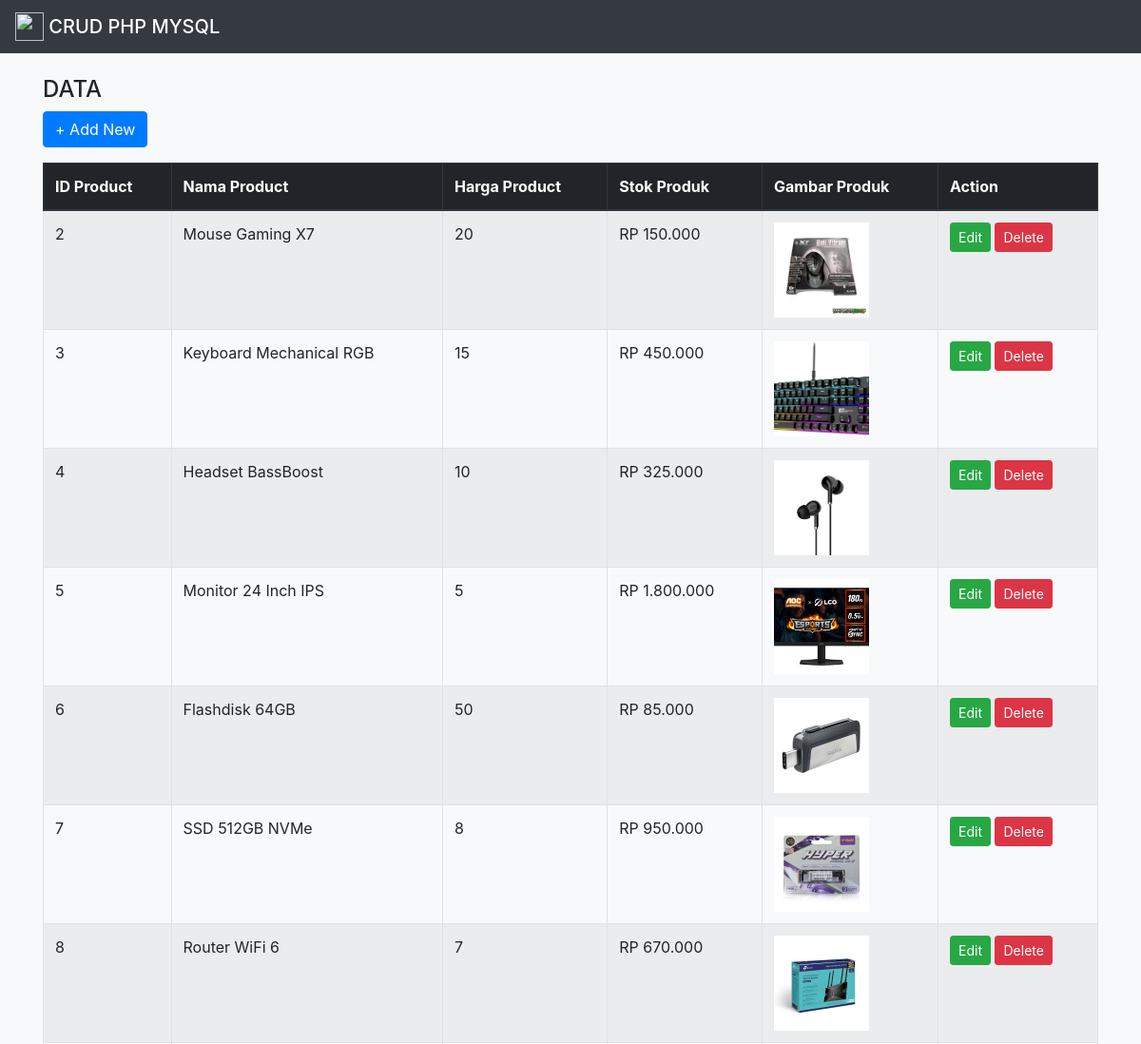
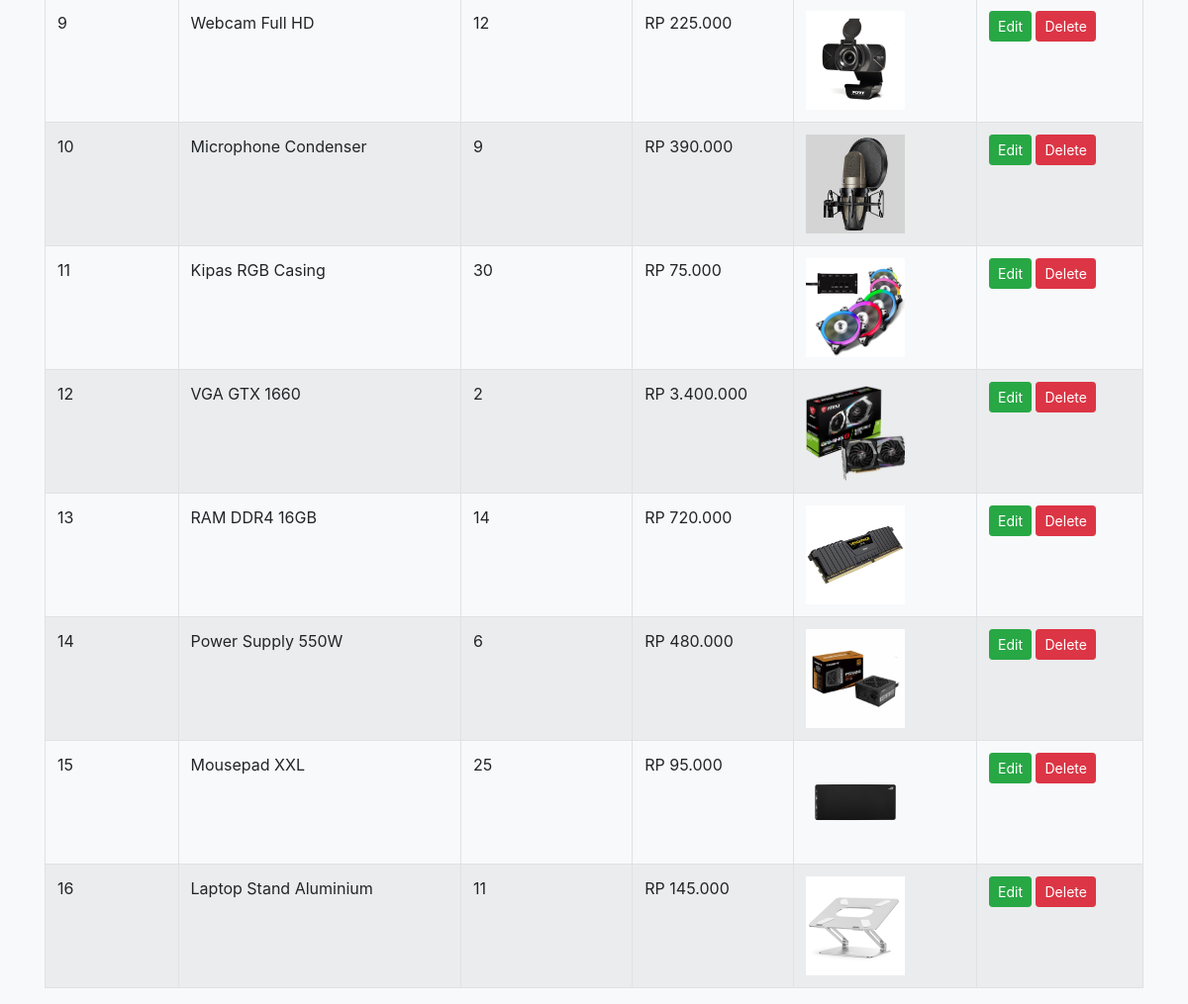
/pages/admin/dashboard.php, run on the app's committed database (2 pictures, top to bottom).
### tables this page shows
CREATE TABLE `product` (
  `id` int NOT NULL AUTO_INCREMENT,
  `nama_product` varchar(100) DEFAULT NULL,
  `stok` int DEFAULT NULL,
  `harga` varchar(100) DEFAULT NULL,
  `pic` varchar(100) DEFAULT NULL,
  PRIMARY KEY (`id`)
);

### controllers/produk.php (called while the page is built, shortened)
<?php
require(__DIR__ . "/../config/db.php");
function produkList() {
    $query = "SELECT * FROM product";
    global $conn;
    $result = mysqli_query($conn, $query);
    $rows = [];
    while($row = mysqli_fetch_assoc($result)) {
        $rows[] = $row;
    }
    return $rows;
}
?>

### pages/admin/dashboard.php (the view, shortened to what this page needs)
<!DOCTYPE html>
<html lang="en">
<head>
    <link rel="stylesheet" href="https://cdn.jsdelivr.net/npm/bootstrap@4.0.0/dist/css/bootstrap.min.css">
</head>
<body class="bg-light">
    <nav class="navbar navbar-dark bg-dark">
        <span class="navbar-brand mb-0 h1">
            <img src="https://img.icons8.com/color/48/000000/php.png" width="30" height="30" class="d-inline-block align-top" alt="">
            CRUD PHP MYSQL
        </span>
    </nav>
    <div class="container mt-4">
        <h4>DATA</h4>
        <button class="btn btn-primary mb-3">+ Add New</button>
        <table class="table table-bordered table-striped">
            <?php include("../../controllers/produk.php");
            $products = produkList();?>
            <thead class="thead-dark">
                <tr>
                    <th>ID Product</th>
                    <th>Nama Product</th>
                    <th>Harga Product</th>
                    <th>Stok Produk</th>
                    <th>Gambar Produk</th>
                    <th>Action</th>
                </tr>
            </thead>
            <tbody>
                <?php foreach($products as $product) : ?>
                <tr>
                    <td><?= $product["id"]; ?></td>
                    <td><?= $product["nama_product"]; ?></td>
                    <td><?= $product["stok"]; ?></td>
                    <td>RP <?= number_format($product["harga"], 0, ",","."); ?></td>
                    <td>
                        <img src='../../assets/images/<?= $product["pic"]?>' alt="gambar ngga ada nihh" style="width: 100px; height: 100px; object-fit: cover;">
                    </td>
                    <td>
                        <button class="btn btn-success btn-sm">Edit</button>
                        <button class="btn btn-danger btn-sm">Delete</button>
                    </td>
                </tr>
                <?php endforeach; ?>
            </tbody>
        </table>
    </div>
</body>
</html>

### data on the page
product: id "2", nama_product "Mouse Gaming X7", stok "20", harga "150.000", pic (picture)
product: id "3", nama_product "Keyboard Mechanical RGB", stok "15", harga "450.000", pic (picture)
product: id "4", nama_product "Headset BassBoost", stok "10", harga "325.000", pic (picture)
product: id "5", nama_product "Monitor 24 Inch IPS", stok "5", harga "1.800.000", pic (picture)
product: id "6", nama_product "Flashdisk 64GB", stok "50", harga "85.000", pic (picture)
product: id "7", nama_product "SSD 512GB NVMe", stok "8", harga "950.000", pic (picture)
product: id "8", nama_product "Router WiFi 6", stok "7", harga "670.000", pic (picture)
product: id "9", nama_product "Webcam Full HD", stok "12", harga "225.000", pic (picture)
product: id "10", nama_product "Microphone Condenser", stok "9", harga "390.000", pic (picture)
product: id "11", nama_product "Kipas RGB Casing", stok "30", harga "75.000", pic (picture)
product: id "12", nama_product "VGA GTX 1660", stok "2", harga "3.400.000", pic (picture)
product: id "13", nama_product "RAM DDR4 16GB", stok "14", harga "720.000", pic (picture)
product: id "14", nama_product "Power Supply 550W", stok "6", harga "480.000", pic (picture)
product: id "15", nama_product "Mousepad XXL", stok "25", harga "95.000", pic (picture)
product: id "16", nama_product "Laptop Stand Aluminium", stok "11", harga "145.000", pic (picture)
